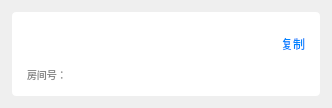
<?xml version="1.0" encoding="UTF-8"?>
<ui version="4.0">
 <class>ConfShareDialog</class>
 <widget class="QDialog" name="ConfShareDialog">
  <property name="geometry">
   <rect>
    <x>0</x>
    <y>0</y>
    <width>332</width>
    <height>108</height>
   </rect>
  </property>
  <property name="sizePolicy">
   <sizepolicy hsizetype="Fixed" vsizetype="Fixed">
    <horstretch>0</horstretch>
    <verstretch>0</verstretch>
   </sizepolicy>
  </property>
  <property name="minimumSize">
   <size>
    <width>326</width>
    <height>100</height>
   </size>
  </property>
  <property name="maximumSize">
   <size>
    <width>332</width>
    <height>132</height>
   </size>
  </property>
  <property name="windowTitle">
   <string>Dialog</string>
  </property>
  <property name="styleSheet">
   <string notr="true">QLabel {
font-family:&quot;微软雅黑&quot;;
}

QFrame#centerWidget{
background: #FFFFFF;
border-radius:4px;
}

QTextBrowser#title{
font-size: 12px;
color: #202020;
font-family:&quot;微软雅黑&quot;;
}

QPushButton#copyBtn {
font-size: 12px;
color: #0085FF;
font-family:&quot;微软雅黑&quot;;
border:none;
}

QLabel#codeTitle{
font-size: 10px;
color: #868686;
font-family:&quot;微软雅黑&quot;;
}


QLabel#code{
font-size: 10px;
color: #868686;
font-family:&quot;微软雅黑&quot;;
}</string>
  </property>
  <layout class="QHBoxLayout" name="horizontalLayout">
   <property name="spacing">
    <number>0</number>
   </property>
   <property name="leftMargin">
    <number>12</number>
   </property>
   <property name="topMargin">
    <number>12</number>
   </property>
   <property name="rightMargin">
    <number>12</number>
   </property>
   <property name="bottomMargin">
    <number>12</number>
   </property>
   <item>
    <widget class="QFrame" name="centerWidget">
     <property name="styleSheet">
      <string notr="true"/>
     </property>
     <property name="frameShape">
      <enum>QFrame::StyledPanel</enum>
     </property>
     <property name="frameShadow">
      <enum>QFrame::Raised</enum>
     </property>
     <layout class="QVBoxLayout" name="verticalLayout">
      <property name="spacing">
       <number>0</number>
      </property>
      <property name="leftMargin">
       <number>12</number>
      </property>
      <property name="topMargin">
       <number>12</number>
      </property>
      <property name="rightMargin">
       <number>12</number>
      </property>
      <property name="bottomMargin">
       <number>12</number>
      </property>
      <item>
       <widget class="QWidget" name="titleWidget" native="true">
        <property name="minimumSize">
         <size>
          <width>0</width>
          <height>0</height>
         </size>
        </property>
        <property name="maximumSize">
         <size>
          <width>16777215</width>
          <height>40</height>
         </size>
        </property>
        <layout class="QHBoxLayout" name="horizontalLayout_2">
         <property name="spacing">
          <number>0</number>
         </property>
         <property name="leftMargin">
          <number>0</number>
         </property>
         <property name="topMargin">
          <number>0</number>
         </property>
         <property name="rightMargin">
          <number>0</number>
         </property>
         <property name="bottomMargin">
          <number>0</number>
         </property>
         <item>
          <widget class="QTextBrowser" name="title">
           <property name="minimumSize">
            <size>
             <width>230</width>
             <height>0</height>
            </size>
           </property>
           <property name="maximumSize">
            <size>
             <width>230</width>
             <height>16777215</height>
            </size>
           </property>
           <property name="frameShape">
            <enum>QFrame::NoFrame</enum>
           </property>
           <property name="verticalScrollBarPolicy">
            <enum>Qt::ScrollBarAlwaysOff</enum>
           </property>
           <property name="horizontalScrollBarPolicy">
            <enum>Qt::ScrollBarAlwaysOff</enum>
           </property>
           <property name="sizeAdjustPolicy">
            <enum>QAbstractScrollArea::AdjustToContentsOnFirstShow</enum>
           </property>
           <property name="placeholderText">
            <string/>
           </property>
          </widget>
         </item>
         <item>
          <spacer name="horizontalSpacer">
           <property name="orientation">
            <enum>Qt::Horizontal</enum>
           </property>
           <property name="sizeHint" stdset="0">
            <size>
             <width>40</width>
             <height>20</height>
            </size>
           </property>
          </spacer>
         </item>
         <item>
          <widget class="QPushButton" name="copyBtn">
           <property name="minimumSize">
            <size>
             <width>30</width>
             <height>20</height>
            </size>
           </property>
           <property name="maximumSize">
            <size>
             <width>30</width>
             <height>20</height>
            </size>
           </property>
           <property name="text">
            <string>复制</string>
           </property>
           <property name="flat">
            <bool>true</bool>
           </property>
          </widget>
         </item>
        </layout>
       </widget>
      </item>
      <item>
       <widget class="QWidget" name="codeWidget" native="true">
        <layout class="QHBoxLayout" name="horizontalLayout_3">
         <property name="spacing">
          <number>0</number>
         </property>
         <property name="leftMargin">
          <number>0</number>
         </property>
         <property name="topMargin">
          <number>0</number>
         </property>
         <property name="rightMargin">
          <number>0</number>
         </property>
         <property name="bottomMargin">
          <number>0</number>
         </property>
         <item>
          <widget class="QLabel" name="codeTitle">
           <property name="text">
            <string>房间号：</string>
           </property>
           <property name="indent">
            <number>3</number>
           </property>
          </widget>
         </item>
         <item>
          <widget class="QLabel" name="code">
           <property name="text">
            <string/>
           </property>
          </widget>
         </item>
         <item>
          <spacer name="horizontalSpacer_2">
           <property name="orientation">
            <enum>Qt::Horizontal</enum>
           </property>
           <property name="sizeHint" stdset="0">
            <size>
             <width>40</width>
             <height>20</height>
            </size>
           </property>
          </spacer>
         </item>
        </layout>
       </widget>
      </item>
      <item>
       <spacer name="verticalSpacer">
        <property name="orientation">
         <enum>Qt::Vertical</enum>
        </property>
        <property name="sizeHint" stdset="0">
         <size>
          <width>20</width>
          <height>40</height>
         </size>
        </property>
       </spacer>
      </item>
     </layout>
    </widget>
   </item>
  </layout>
 </widget>
 <resources/>
 <connections/>
</ui>
